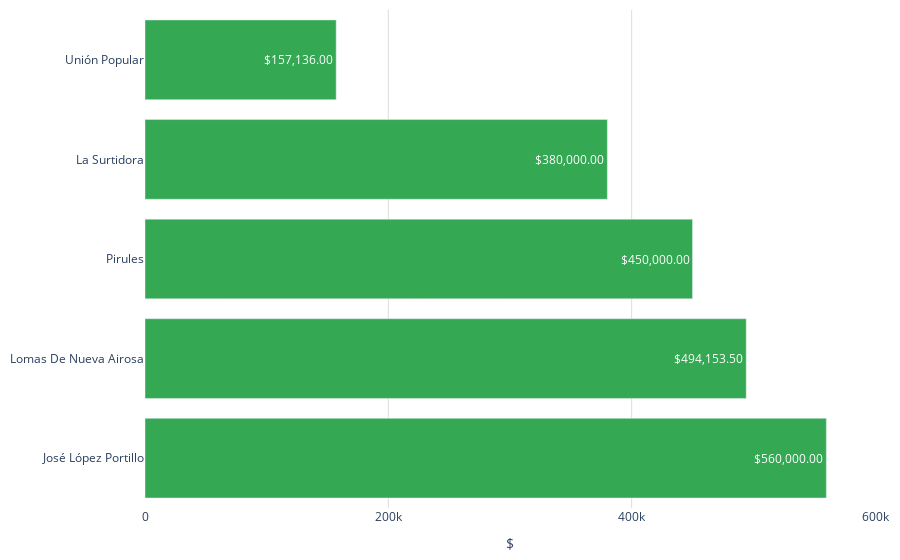

Notebook code cell kept with this figure:
### Code cell
colores = ['#df00ff','#939fad','#6773df','#67c2df','#7cc668','#ffb038','#ff4853','#3d45c0']
col = top_colonias_baratas['colonia']
precio = top_colonias_baratas['precio']
fig = go.Figure()
fig.add_trace(go.Bar(
    y=col[::-1],  # Invertir el orden de los datos
    x=precio[::-1],  # Invertir el orden de los datos
    orientation='h', 
    marker_color='#34a853',  # Colores de las barras
    text=precio[::-1].apply(lambda x: '${:,.2f}'.format(x)),  # Invertir el orden de los datos
    textposition='inside',  # Posición del texto (puede ser 'inside' o 'outside')
))
fig.update_layout(
    #title='Colonias más baratas (Tulancingo)',  # Título de la gráfica
    xaxis=dict(
        title='$', # Título del eje x
        gridcolor='#dddcda', # Color de las líneas que dividen los rangos del eje X
        range=[0, 600000],  # Establecer el rango del eje y
        tickvals=[0, 200000,400000,600000],  # Definir los valores de las marcas en el eje y
        #ticktext=['$0.00', '$200,000.00', '$4,000,000.00','$6,000,000.00','$8,000,000.00'],  # Definir el texto de las marcas en el eje y
    ),  margin=dict(l=10, r=10, t=10, b=10),  # Ajusta los márgenes (left, right, top, bottom) 
    plot_bgcolor='rgba(0,0,0,0)',  # Color de fondo del gráfico
)
# Exportar gráfica como archivo HTML
def guardar_grafico_como_html(fig, nombre_archivo, carpeta='assets/graficas'):
    # Crear la carpeta si no existe
    if not os.path.exists(carpeta):
        os.makedirs(carpeta)
    
    # Gráfica como archivo HTML en la carpeta especificada
    pio.write_html(fig, f'{carpeta}/{nombre_archivo}.html')

guardar_grafico_como_html(fig, 'g_bar_colonias_baratas', carpeta='assets/graficas')
fig.show()

### Figure 1 — Plotly figure (JSON) as saved in the notebook; plotly's stock layout.template omitted (floating-point values rounded to 4 significant figures)
{"data": [{"marker": {"color": "#34a853"}, "orientation": "h", "text": ["$560,000.00", "$494,153.50", "$450,000.00", "$380,000.00", "$157,136.00"], "textposition": "inside", "type": "bar", "x": [560000, 494200.0, 450000, 380000, 157136], "y": ["José López Portillo", "Lomas De Nueva Airosa", "Pirules", "La Surtidora", "Unión Popular"]}], "layout": {"margin": {"b": 10, "l": 10, "r": 10, "t": 10}, "plot_bgcolor": "rgba(0,0,0,0)", "xaxis": {"gridcolor": "#dddcda", "range": [0, 600000], "tickvals": [0, 200000, 400000, 600000], "title": {"text": "$"}}}}
